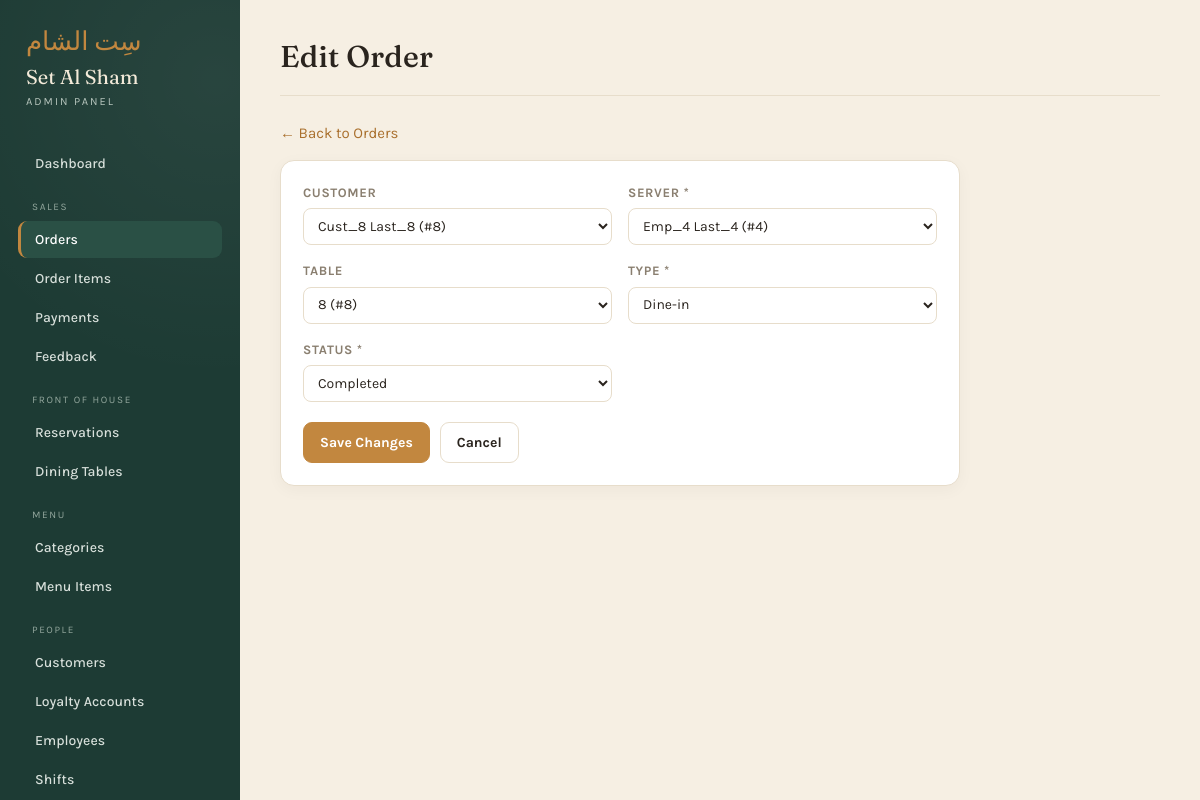
/admin/form.php?t=orders&id=19 (signed in), run on the app's committed database.
### tables this page shows
CREATE TABLE Orders (
    OrderID INT AUTO_INCREMENT PRIMARY KEY,
    CustomerID INT,
    EmployeeID INT NOT NULL,
    TableID INT,
    OrderType VARCHAR(20) NOT NULL CHECK (OrderType IN ('Dine-in', 'Takeaway', 'Delivery')),
    OrderDateTime DATETIME DEFAULT CURRENT_TIMESTAMP,
    TotalAmount DECIMAL(10, 2) DEFAULT 0.00,
    Status VARCHAR(20) DEFAULT 'In Progress' CHECK (Status IN ('In Progress', 'Completed', 'Cancelled')),
    FOREIGN KEY (CustomerID) REFERENCES Customers(CustomerID) ON DELETE SET NULL,
    FOREIGN KEY (EmployeeID) REFERENCES Employees(EmployeeID) ON DELETE RESTRICT,
    FOREIGN KEY (TableID) REFERENCES DiningTables(TableID) ON DELETE SET NULL
);

### admin/db.php (called while the page is built, shortened)
<?php
function h($s)     { return htmlspecialchars($s ?? '', ENT_QUOTES); }

### admin/lib.php (the view, shortened to what this page needs)
<?php
function form_cols($cfg) {
    return array_filter($cfg['cols'], function ($c) {
        return ($c['type'] ?? '') !== 'pk' && ($c['form'] ?? true) !== false;
    });
}
function fk_options($conn, $c) {
    $ft  = $c['fk']['table'];
    $fpk = $c['fk']['pk'];
    $parts = array_map(fn($lc) => "`$lc`", $c['fk']['labelCols']);
    $expr = count($parts) > 1 ? "CONCAT_WS(' ', " . implode(',', $parts) . ")" : $parts[0];
    $res = mysqli_query($conn, "SELECT `$fpk` AS id, $expr AS label FROM `$ft` ORDER BY label");
    $out = [];
    while ($r = mysqli_fetch_assoc($res)) $out[$r['id']] = $r['label'];
    return $out;
}
function field_input($conn, $c, $val) {
    $name = $c['name'];
    $type = $c['type'] ?? 'text';
    $req  = !empty($c['req']) ? 'required' : '';
    if ($type === 'enum' || $type === 'fk') {
        $opts = $type === 'fk' ? fk_options($conn, $c) : array_combine($c['opts'], $c['opts']);
        $html = "<select name='" . h($name) . "' $req>";
        if (empty($c['req'])) $html .= "<option value=''>— none —</option>";
        foreach ($opts as $id => $lbl) {
            $sel = ((string)$val === (string)$id) ? 'selected' : '';
            $shown = $type === 'fk' ? h($lbl) . " (#" . h($id) . ")" : h($lbl);
            $html .= "<option value='" . h($id) . "' $sel>$shown</option>";
        }
        return $html . "</select>";
    }
    $itype = ['int'=>'number','decimal'=>'number','date'=>'date','time'=>'time'][$type] ?? 'text';
    $step  = $type === 'decimal' ? "step='0.01'" : ($type === 'int' ? "step='1'" : '');
    return "<input type='$itype' name='" . h($name) . "' value='" . h($val) . "' $step $req>";
}
function get_row($conn, $cfg, $id) {
    $stmt = mysqli_prepare($conn, "SELECT * FROM `{$cfg['table']}` WHERE `{$cfg['pk']}`=?");
    mysqli_stmt_execute($stmt, [$id]);
    return mysqli_fetch_assoc(mysqli_stmt_get_result($stmt));
}

### admin/form.php (shortened to what this page needs)
<?php
require 'db.php';
require 'lib.php';
$key = $_GET['t'] ?? '';
$cfg = table_cfg($key);
$id  = (int)($_GET['id'] ?? 0);
$editing = $id > 0;
$values = [];
if ($editing) {
    $row = get_row($conn, $cfg, $id);
    $values = $row;
}
require 'header.php';
?>
<p><a href="list.php?t=<?= h($key) ?>">&larr; Back to <?= h($cfg['label']) ?></a></p>
<div class="card" style="max-width:680px">
  <form method="post">
    <div class="form-grid">
      <?php foreach (form_cols($cfg) as $c):
        $val = $values[$c['name']] ?? '';
        if (($c['type'] ?? '') === 'bool'): ?>
          <label style="flex-direction:row;align-items:center;gap:8px;text-transform:none;letter-spacing:normal">
            <?= field_input($conn, $c, $val) ?> <?= h($c['label']) ?>
          </label>
        <?php else: ?>
          <label><?= h($c['label']) ?><?= !empty($c['req']) ? ' *' : '' ?>
            <?= field_input($conn, $c, $val) ?>
          </label>
        <?php endif;
      endforeach; ?>
    </div>
    <div class="form-actions">
      <button class="btn btn-primary"><?= $editing ? 'Save Changes' : 'Add Record' ?></button>
      <a class="btn" href="list.php?t=<?= h($key) ?>">Cancel</a>
    </div>
  </form>
</div>
<?php require 'footer.php'; ?>

### admin/style.css (style rules this page uses)
:root { --green: #1d3b34; --green-soft: #2a5045; --parch: #f6efe3; --card: #ffffff; --ink: #2a241e; --muted: #8a7f70; --line: #e7ddcb; --saffron: #c2873f; --saffron-d: #a96f2c; --terra: #9c4a32; --ok: #3f7d5b; --warn: #b07d2a; --cream: #f3ead9; }
* { box-sizing: border-box; }
body { margin: 0; font-family: 'Karla', sans-serif; color: var(--ink); background: var(--parch); font-size: 15px; line-height: 1.5; }
a { color: var(--saffron-d); text-decoration: none; }
.card { background: var(--card); border: 1px solid var(--line); border-radius: 14px; padding: 22px; box-shadow: 0 4px 16px rgba(42,36,30,.04); margin-bottom: 22px; }
.btn { display: inline-block; font-family: 'Karla', sans-serif; font-size: 14px; font-weight: 700; padding: 9px 16px; border-radius: 9px; border: 1px solid var(--line); background: #fff; color: var(--ink); cursor: pointer; transition: background .15s, border-color .15s; }
.btn-primary { background: var(--saffron); border-color: var(--saffron); color: #fff; }
select, input[type=text], input[type=number], input[type=password], input[type=date], input[type=time] { font-family: 'Karla', sans-serif; font-size: 14px; padding: 8px 10px; border: 1px solid var(--line); border-radius: 8px; background: #fff; color: var(--ink); }
.form-grid { display: grid; grid-template-columns: repeat(auto-fit, minmax(220px, 1fr)); gap: 16px; }
.form-grid label { display: flex; flex-direction: column; gap: 6px; font-weight: 700; font-size: 13px; color: var(--muted); text-transform: uppercase; letter-spacing: .6px; }
.form-grid input, .form-grid select { font-weight: 400; text-transform: none; letter-spacing: normal; color: var(--ink); }
.form-actions { margin-top: 20px; display: flex; gap: 10px; }

### data on the page
orders: CustomerID "Cust_8 Last_8 (#8)", EmployeeID "Emp_4 Last_4 (#4)", TableID "8 (#8)", OrderType "Dine-in", Status "Completed"

### other printed values
$gname "SALES"
$navLabel "Orders"
$navLabel "Order Items"
$navLabel "Payments"
$navLabel "Feedback"
$gname "FRONT OF HOUSE"
$navLabel "Reservations"
$navLabel "Dining Tables"
$gname "MENU"
$navLabel "Categories"
$navLabel "Menu Items"
$gname "PEOPLE"
$navLabel "Customers"
$navLabel "Loyalty Accounts"
$navLabel "Employees"
